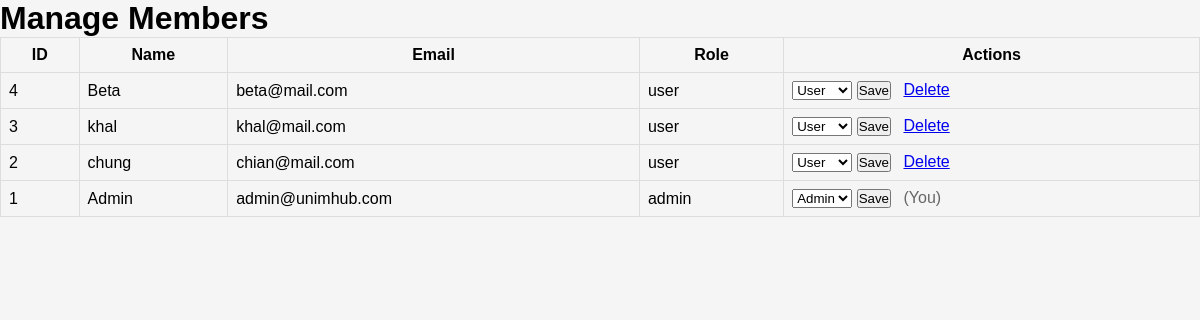
Page /backend_8sp/manage_members.php (signed in) on the committed database.
### tables this page shows
CREATE TABLE `users` (
  `userID` int(11) NOT NULL,
  `fullName` varchar(100) NOT NULL,
  `email` varchar(100) NOT NULL,
  `password` varchar(225) NOT NULL,
  `userType` varchar(20) NOT NULL
);

### backend_8sp/manage_members.php (the view, shortened to what this page needs)
<?php
include '../db.php';
$users = [];
$r = $conn->query("SELECT userID, fullName, email, userType FROM users ORDER BY userID DESC");
if ($r) while ($u = $r->fetch_assoc()) $users[] = $u;
?>
<!doctype html>
<html>
<head>
    <link rel="stylesheet" href="../style.css">
</head>
<body>
    <h1>Manage Members</h1>
    <table>
        <thead><tr><th>ID</th><th>Name</th><th>Email</th><th>Role</th><th>Actions</th></tr></thead>
        <tbody>
        <?php foreach ($users as $u): ?>
            <tr>
                <td><?php echo (int)$u['userID']; ?></td>
                <td><?php echo htmlspecialchars($u['fullName']); ?></td>
                <td><?php echo htmlspecialchars($u['email']); ?></td>
                <td><?php echo htmlspecialchars($u['userType']); ?></td>
                <td>
                    <form method="post" class="inline" style="display:inline-block;margin-right:8px;">
                        <select name="role">
                            <option value="user" <?php if ($u['userType']==='user') echo 'selected'; ?>>User</option>
                            <option value="admin" <?php if ($u['userType']==='admin') echo 'selected'; ?>>Admin</option>
                        </select>
                        <button type="submit">Save</button>
                    </form>
                    <?php if ((int)$u['userID'] !== (int)$_SESSION['userID']): ?>
                        <a href="manage_members.php?delete=<?php echo (int)$u['userID']; ?>" onclick="return confirm('Delete this user?');">Delete</a>
                    <?php else: ?>
                        <span style="color:#666">(You)</span>
                    <?php endif; ?>
                </td>
            </tr>
        <?php endforeach; ?>
        </tbody>
    </table>
</body>
</html>

### style.css (style rules this page uses)
* { margin: 0; padding: 0; box-sizing: border-box; }
body { font-family: Arial, sans-serif; background-color: #f5f5f5; }

### backend_8sp/manage_members.php (style rules this page uses)
table { width:100%;border-collapse:collapse }
th,td { padding:8px;border:1px solid #ddd }

### rows in the picture
users: userID "4", fullName "Beta", email "beta@mail.com", userType "user", role "User"
users: userID "3", fullName "khal", email "khal@mail.com", userType "user", role "User"
users: userID "2", fullName "chung", email "chian@mail.com", userType "user", role "User"
users: userID "1", fullName "Admin", email "admin@unimhub.com", userType "admin", role "Admin", shows "(You)"
